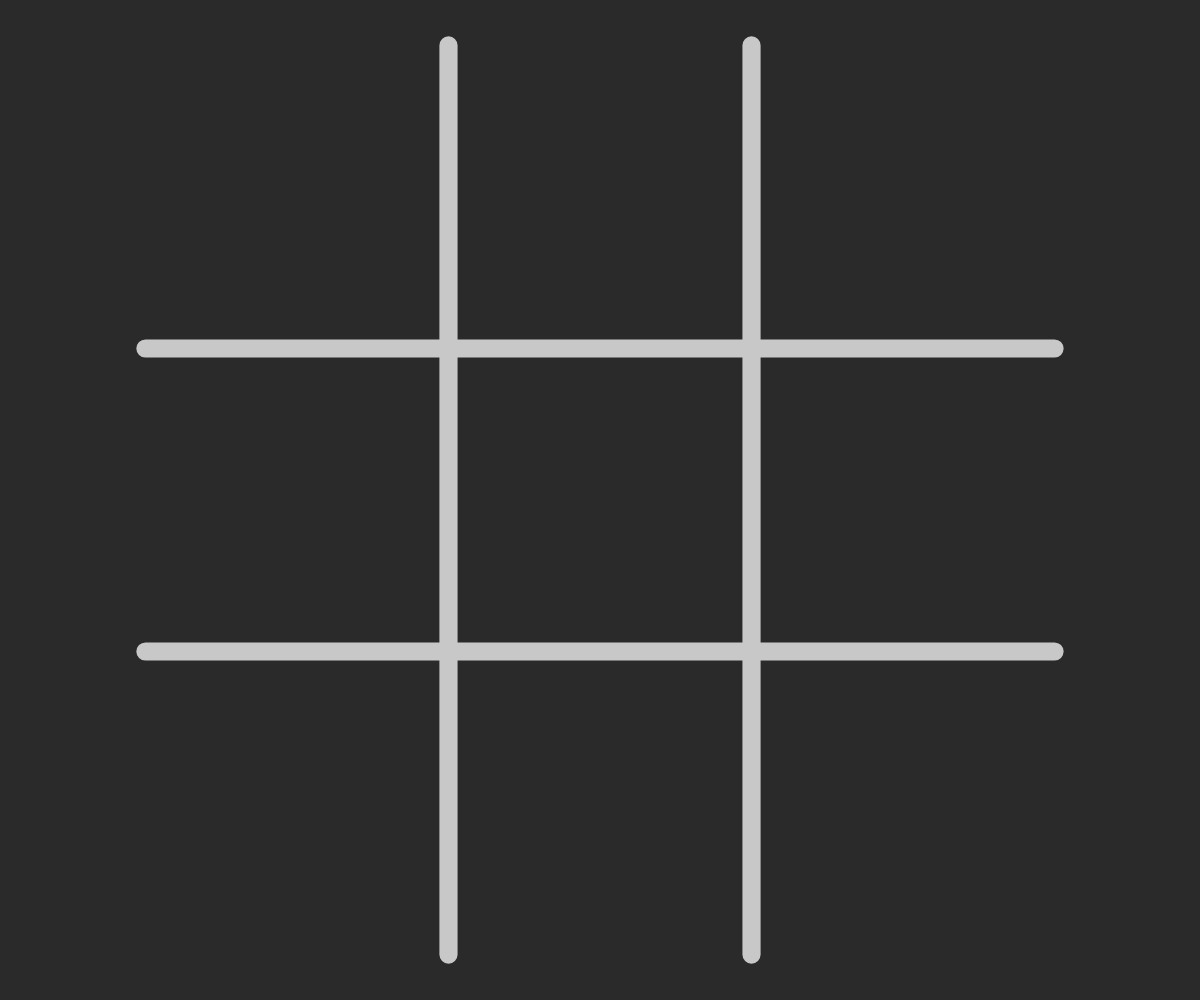
Frame 1 (no input)
Frame 60 (no input): identical to frame 1, image omitted
Frame 120 (the mouse pressed at the canvas centre since frame 60): identical to frame 1, image omitted

The p5.js sketch that drew this single still picture (run headless with seeded random() and noise() and a simulated clock; from frame 60 on, the mouse is pressed at the canvas centre):

// p5.js sketch
// ── sketch.js
const S = 300; // Board size
let viewScale = 1;

let board = [[null, null, null], [null, null, null], [null, null, null]];

let nextTurn = 'X';

let gameOver = false;
let winRows = [];
let winCols = [];
let winDiag = [];

function windowResized() {
  resizeCanvas(windowWidth, windowHeight);
}

function setup() {
  createCanvas(windowWidth, windowHeight);
  pixelDensity(1);
}

function draw() {
  background(42);
  
  viewScale = min(width, height) / (S*1.1);
  translate(width/2, height/2);
  scale(viewScale);

  noFill();
  
  strokeWeight(S*0.02);
  stroke(200);
  line(-S/6, -S/2, -S/6,  S/2);
  line( S/6, -S/2,  S/6,  S/2);
  line(-S/2, -S/6,  S/2, -S/6);
  line(-S/2,  S/6,  S/2,  S/6);
  
  for (let y = 0; y < 3; y++) {
    for (let x = 0; x < 3; x++) {
      push();
      {
        translate((x-1) * S/3, (y-1) * S/3);
        const c = board[y][x];
        if (c === 'X') {
          stroke(255, 200, 150);
          line(-S/12, -S/12, S/12, S/12);
          line(-S/12, S/12, S/12, -S/12);
        }
        if (c === 'O') {
          stroke(150, 200, 255);
          circle(0, 0, S/6);
        }
      }
      pop();
    }
  }
  
  stroke(255, 100, 100);
  winRows.forEach((win, i) => {
    if (win) {
      const y = ((i-1)*S)/3;
      line(-S/2, y, S/2, y);
    }
  });
  winCols.forEach((win, i) => {
    if (win) {
      const x = ((i-1)*S)/3;
      line(x, -S/2, x, S/2);
    }
  })
  if (winDiag[0]) {
    line(-S/2, -S/2, S/2, S/2);
  }
  if (winDiag[1]) {
    line(-S/2, S/2, S/2, -S/2);
  }
}

function mouseClicked() {
  if (gameOver) {
    return;
  }
  
  const mX = (mouseX - width/2) / viewScale;
  const mY = (mouseY - height/2) / viewScale;
  
  const iX = floor((mX + S/2) / S * 3);
  const iY = floor((mY + S/2) / S * 3);
  
  if (iX >= 0 && iX <= 2 && iY >= 0 && iY <= 2) {
    place(iX, iY);
  }
}

function place(x, y) {
  if (board[y][x] === null) {
    board[y][x] = nextTurn;
    nextTurn = (nextTurn === 'X' ? 'O' : 'X');
    
    gameOver = board.flatMap(row => row).every(c => c !== null);
    checkState();
  }
}

function checkState() {
  for (let y = 0; y < 3; y++) {
    const values = [];
    for (let x = 0; x < 3; x++) {
      values.push(board[y][x]);
    }
    if (values.every(c => c !== null && c === values[0])) {
      winRows[y] = true;
      gameOver = true;
    }
  }
  
  for (let x = 0; x < 3; x++) {
    const values = [];
    for (let y = 0; y < 3; y++) {
      values.push(board[y][x]);
    }
    if (values.every(c => c !== null && c === values[0])) {
      winCols[x] = true;
      gameOver = true;
    }
  }
  
  const diag1 = [board[0][0], board[1][1], board[2][2]];
  if (diag1.every(c => c !== null && c === diag1[0])) {
    winDiag[0] = true;
    gameOver = true;
  }
  
  const diag2 = [board[2][0], board[1][1], board[0][2]];
  if (diag2.every(c => c !== null && c === diag2[0])) {
    winDiag[1] = true;
    gameOver = true;
  }
}
